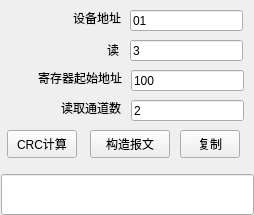
<?xml version="1.0" encoding="UTF-8"?>
<ui version="4.0">
 <class>MainWindow</class>
 <widget class="QMainWindow" name="MainWindow">
  <property name="geometry">
   <rect>
    <x>0</x>
    <y>0</y>
    <width>254</width>
    <height>215</height>
   </rect>
  </property>
  <property name="windowTitle">
   <string>温度采集模块报文构造器</string>
  </property>
  <widget class="QWidget" name="centralWidget">
   <widget class="QPushButton" name="pushButton_crc">
    <property name="geometry">
     <rect>
      <x>7</x>
      <y>130</y>
      <width>70</width>
      <height>28</height>
     </rect>
    </property>
    <property name="text">
     <string>CRC计算</string>
    </property>
   </widget>
   <widget class="QLineEdit" name="lineEdit_addr">
    <property name="geometry">
     <rect>
      <x>131</x>
      <y>70</y>
      <width>113</width>
      <height>21</height>
     </rect>
    </property>
    <property name="text">
     <string>100</string>
    </property>
   </widget>
   <widget class="QLabel" name="label">
    <property name="geometry">
     <rect>
      <x>11</x>
      <y>70</y>
      <width>111</width>
      <height>16</height>
     </rect>
    </property>
    <property name="text">
     <string>寄存器起始地址</string>
    </property>
    <property name="alignment">
     <set>Qt::AlignRight|Qt::AlignTrailing|Qt::AlignVCenter</set>
    </property>
   </widget>
   <widget class="QLineEdit" name="lineEdit_chanel">
    <property name="geometry">
     <rect>
      <x>131</x>
      <y>100</y>
      <width>113</width>
      <height>21</height>
     </rect>
    </property>
    <property name="text">
     <string>2</string>
    </property>
   </widget>
   <widget class="QLabel" name="label_2">
    <property name="geometry">
     <rect>
      <x>20</x>
      <y>100</y>
      <width>101</width>
      <height>16</height>
     </rect>
    </property>
    <property name="text">
     <string>读取通道数</string>
    </property>
    <property name="alignment">
     <set>Qt::AlignRight|Qt::AlignTrailing|Qt::AlignVCenter</set>
    </property>
   </widget>
   <widget class="QPushButton" name="pushButton_make">
    <property name="geometry">
     <rect>
      <x>90</x>
      <y>130</y>
      <width>80</width>
      <height>28</height>
     </rect>
    </property>
    <property name="text">
     <string>构造报文</string>
    </property>
   </widget>
   <widget class="QLineEdit" name="lineEdit_RW">
    <property name="geometry">
     <rect>
      <x>130</x>
      <y>40</y>
      <width>113</width>
      <height>21</height>
     </rect>
    </property>
    <property name="text">
     <string>3</string>
    </property>
   </widget>
   <widget class="QLabel" name="label_3">
    <property name="geometry">
     <rect>
      <x>8</x>
      <y>42</y>
      <width>111</width>
      <height>16</height>
     </rect>
    </property>
    <property name="text">
     <string>读</string>
    </property>
    <property name="alignment">
     <set>Qt::AlignRight|Qt::AlignTrailing|Qt::AlignVCenter</set>
    </property>
   </widget>
   <widget class="QLineEdit" name="lineEdit_devAddr">
    <property name="geometry">
     <rect>
      <x>130</x>
      <y>10</y>
      <width>113</width>
      <height>21</height>
     </rect>
    </property>
    <property name="text">
     <string>01</string>
    </property>
   </widget>
   <widget class="QLabel" name="label_4">
    <property name="geometry">
     <rect>
      <x>10</x>
      <y>10</y>
      <width>111</width>
      <height>16</height>
     </rect>
    </property>
    <property name="text">
     <string>设备地址</string>
    </property>
    <property name="alignment">
     <set>Qt::AlignRight|Qt::AlignTrailing|Qt::AlignVCenter</set>
    </property>
   </widget>
   <widget class="QPushButton" name="pushButton_make_2">
    <property name="geometry">
     <rect>
      <x>180</x>
      <y>130</y>
      <width>60</width>
      <height>28</height>
     </rect>
    </property>
    <property name="text">
     <string>复制</string>
    </property>
   </widget>
   <widget class="QLineEdit" name="lineEdit">
    <property name="geometry">
     <rect>
      <x>1</x>
      <y>174</y>
      <width>253</width>
      <height>41</height>
     </rect>
    </property>
    <property name="styleSheet">
     <string notr="true">font: 12pt &quot;隶书&quot;;</string>
    </property>
   </widget>
  </widget>
 </widget>
 <layoutdefault spacing="6" margin="11"/>
 <resources/>
 <connections/>
</ui>
